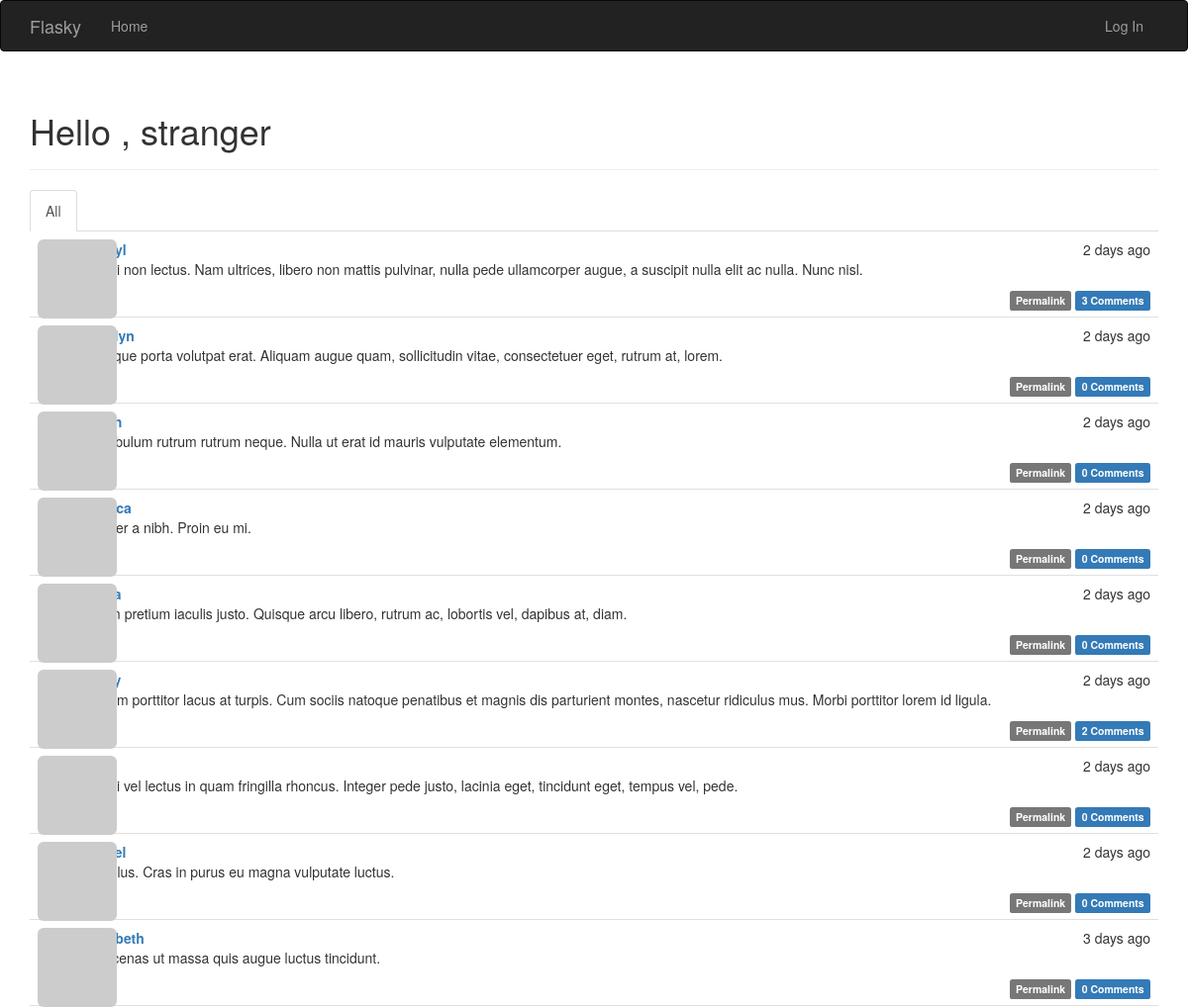
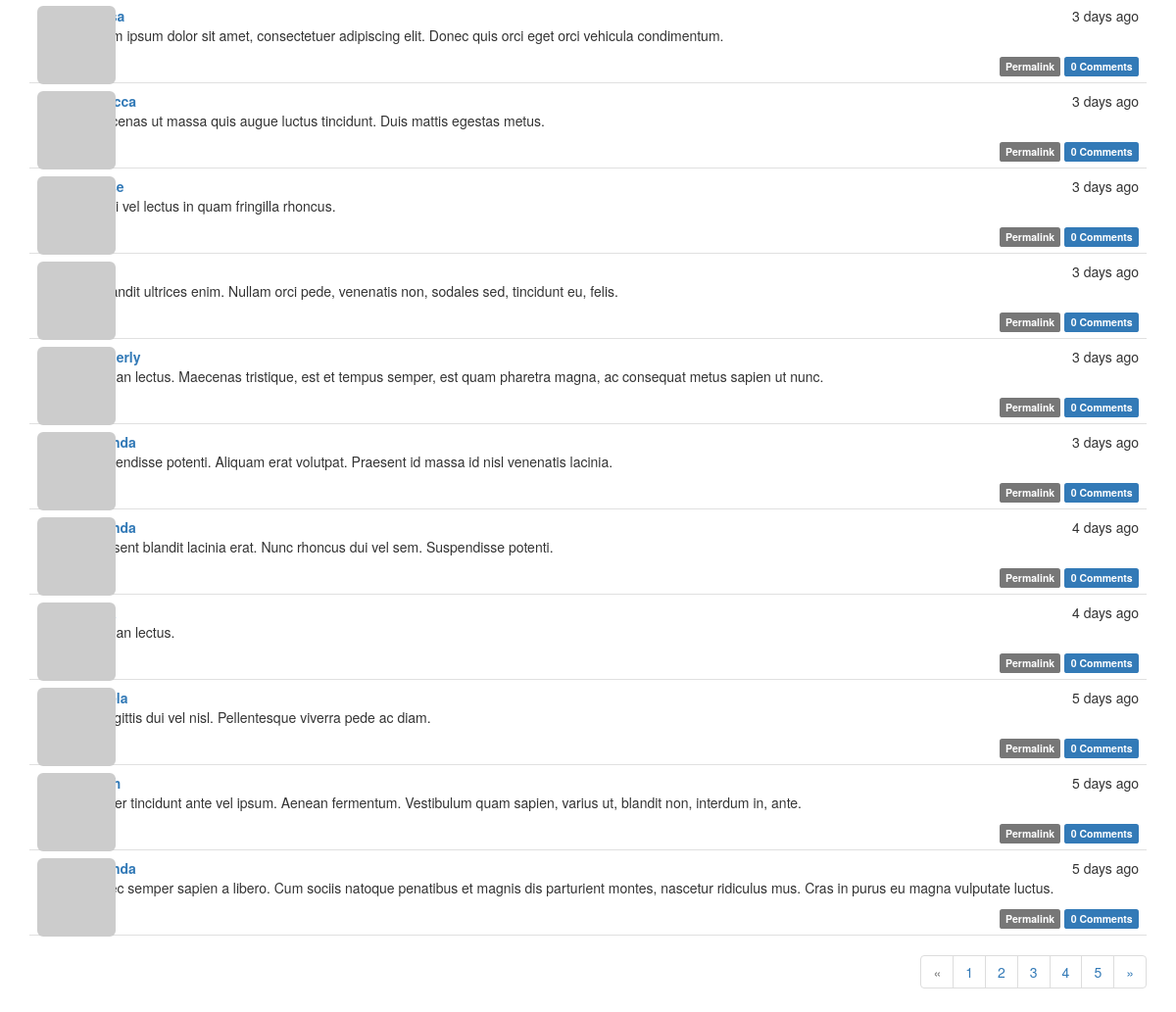
The page / on the database its author committed (2 pictures, top to bottom).
### app/models.py (models this page shows, shortened)
class Post(db.Model):
    __tablename__ = 'posts'
    id = db.Column(db.Integer, primary_key=True)
    body = db.Column(db.Text)
    timestamp = db.Column(db.DateTime, index=True,default=datetime.utcnow)
    author_id = db.Column(db.Integer, db.ForeignKey('users.id'))
    body_html = db.Column(db.Text)
    comments = db.relationship('Comment', backref='post', lazy='dynamic')

### app/main/views.py (the view)
@main.route('/', methods=['GET', 'POST'])
def index():
    form = PostForm()
    if current_user.can(Permission.WRITE) and form.validate_on_submit():
        post = Post(body=form.body.data, author=current_user._get_current_object())
        db.session.add(post)
        return redirect(url_for('.index'))
    show_folowed = False
    if current_user.is_authenticated:
        show_folowed = bool(request.cookies.get('show_followed', ''))
    if show_folowed:
        query = current_user.followed_posts
    else:
        query = Post.query
    page = request.args.get('page', 1, type=int)
    pagination = query.order_by(Post.timestamp.desc()).paginate(
        page, per_page=current_app.config['FLASKY_POSTS_PER_PAGE'], error_out=False
    )
    posts = pagination.items
    return render_template('index.html', form=form, posts=posts, show_folowed=show_folowed,
                           pagination=pagination)

### app/auth/views.py (called while the page is built)
@auth.before_app_request
def before_request():
    if current_user.is_authenticated:
        current_user.ping()
        if not current_user.confirmed and request.endpoint[:5] != 'auth.':
            return redirect(url_for('auth.unconfirmed'))

### app/main/__init__.py (called while the page is built)
@main.app_context_processor
def inject_permissions():
    return dict(Permission=Permission)

### app/main/views.py (called while the page is built)
@main.after_app_request
def after_request(response):
    for query in get_debug_queries():
        if query.duration >= current_app.config['FLASKY_SLOW_DB_QUERY_TIME']:
            current_app.logger.warning('Slow query:%s\nParaments:%s\nDuration:%fs\nContext:%s\n' % (
                query.statement, query.parameters, query.duration, query.context))
    return response

### app/models.py (called while the page is built)
    def gravatar(self, size=100, default='identicon', rating='g'):
        if request.is_secure:
            url='https://secure.gravatar.com/avatar'
        else:
            url='http://www.gravatar.com/avatar'
        hash = self.avatar_hash or hashlib.md5(self.email.encode('utf-8')).hexdigest()
        return '{url}/{hash}?s={size}&d={default}&r={rating}'.format(
            url=url, hash=hash, size=size, default=default, rating=rating
        )

    def can(self, permissions):
        return False

    def is_administrator(self):
        return False

### app/templates/index.html (shortened to what this page needs)
{% extends "base.html" %}
{% import "bootstrap/wtf.html" as wtf %}
{% import "_macros.html" as macros %}
{% block page_content %}
<div class="page-header">
    <h1>Hello ,
        {% if current_user.is_authenticated %}
        {{current_user.username }}
        {% else %}stranger{% endif %}</h1>
</div>
<div class="post-tabs">
    <ul class="nav nav-tabs">
        <li{% if not show_followed %} class="active"{% endif %}><a href="{{ url_for('.show_all') }}">All</a></li>
    </ul>
    {% include '_posts.html' %}
</div>
{% if pagination %}
<div class="pagination">
    {{ macros.pagination_widget(pagination, '.index') }}
</div>
{% endif %}
{% endblock %}

### app/templates/_posts.html (shortened to what this page needs)
<ul class="posts">
    {% for post in posts %}
    <li class="post">
        <div class="post-thumbnail">
            <a href="{{ url_for('.user', username=post.author.username) }}">
                <img class="img-rounded profile-thumbnail"
                     src="{{ post.author.gravatar(size=40) }}">
            </a>
        </div>
        <div class="post-content">
            <div class="post-date">{{ moment(post.timestamp).fromNow() }}</div>
            <div class="post-author"><a href="{{ url_for('.user',username=post.author.username) }}">
                {{ post.author.username }}</a></div>
            <div class="post-body">
                {% if post.body_html %}
                {{ post.body_html | safe}}
                {%else %}
                {{ post.body }}{% endif %}</div>
            <div class="post-footer">
                <a href="{{url_for('.post', id=post.id) }}">
                    <span class="label label-default">Permalink</span>
                </a>
                <a href="{{ url_for('.post', id=post.id) }}#comments">
                    <span class="label label-primary">{{ post.comments.count() }} Comments</span>
                </a>
            </div>
        </div>
    </li>
    {% endfor %}
</ul>

### app/static/styles.css (style rules this page uses)
.profile-thumbnail { position: absolute; }
div.post-tabs { margin-top: 16px; }
ul.posts { list-style-type: none; padding: 0px; margin: 16px 0px 0px 0px; border-top: 1px solid #e0e0e0; }
div.post-tabs ul.posts { margin: 0px; border-top: none; }
ul.posts li.post { padding: 8px; border-bottom: 1px solid #e0e0e0; }
div.post-date { float: right; }
div.post-author { font-weight: bold; }
div.post-thumbnail { position: absolute; }
div.post-content { margin-left: 48px; min-height: 48px; }
div.post-footer { text-align: right; }
div.pagination { width: 100%; text-align: right; padding: 0px; margin: 0px; }

### rows shown on the page
Post: timestamp "2 days ago", body_html "Morbi non lectus. Nam ultrices, libero non mattis pulvinar, nulla pede ullamcorper augue, a suscipit nulla elit ac nulla. Nunc nisl.", comments.count "3"
Post: timestamp "2 days ago", body_html "Quisque porta volutpat erat. Aliquam augue quam, sollicitudin vitae, consectetuer eget, rutrum at, lorem.", comments.count "0"
Post: timestamp "2 days ago", body_html "Vestibulum rutrum rutrum neque. Nulla ut erat id mauris vulputate elementum.", comments.count "0"
Post: timestamp "2 days ago", body_html "Integer a nibh. Proin eu mi.", comments.count "0"
Post: timestamp "2 days ago", body_html "Etiam pretium iaculis justo. Quisque arcu libero, rutrum ac, lobortis vel, dapibus at, diam.", comments.count "0"
Post: timestamp "2 days ago", body_html "Nullam porttitor lacus at turpis. Cum sociis natoque penatibus et magnis dis parturient montes, nascetur ridiculus mus. Morbi porttitor lorem id ligula.", comments.count "2"
Post: timestamp "2 days ago", body_html "Morbi vel lectus in quam fringilla rhoncus. Integer pede justo, lacinia eget, tincidunt eget, tempus vel, pede.", comments.count "0"
Post: timestamp "2 days ago", body_html "Ut tellus. Cras in purus eu magna vulputate luctus.", comments.count "0"
Post: timestamp "3 days ago", body_html "Maecenas ut massa quis augue luctus tincidunt.", comments.count "0"
Post: timestamp "3 days ago", body_html "Lorem ipsum dolor sit amet, consectetuer adipiscing elit. Donec quis orci eget orci vehicula condimentum.", comments.count "0"
Post: timestamp "3 days ago", body_html "Maecenas ut massa quis augue luctus tincidunt. Duis mattis egestas metus.", comments.count "0"
Post: timestamp "3 days ago", body_html "Morbi vel lectus in quam fringilla rhoncus.", comments.count "0"
Post: timestamp "3 days ago", body_html "In blandit ultrices enim. Nullam orci pede, venenatis non, sodales sed, tincidunt eu, felis.", comments.count "0"
Post: timestamp "3 days ago", body_html "Aenean lectus. Maecenas tristique, est et tempus semper, est quam pharetra magna, ac consequat metus sapien ut nunc.", comments.count "0"
Post: timestamp "3 days ago", body_html "Suspendisse potenti. Aliquam erat volutpat. Praesent id massa id nisl venenatis lacinia.", comments.count "0"
Post: timestamp "4 days ago", body_html "Praesent blandit lacinia erat. Nunc rhoncus dui vel sem. Suspendisse potenti.", comments.count "0"
Post: timestamp "4 days ago", body_html "Aenean lectus.", comments.count "0"
Post: timestamp "5 days ago", body_html "In sagittis dui vel nisl. Pellentesque viverra pede ac diam.", comments.count "0"
Post: timestamp "5 days ago", body_html "Integer tincidunt ante vel ipsum. Aenean fermentum. Vestibulum quam sapien, varius ut, blandit non, interdum in, ante.", comments.count "0"
Post: timestamp "5 days ago", body_html "Donec semper sapien a libero. Cum sociis natoque penatibus et magnis dis parturient montes, nascetur ridiculus mus. Cras in purus eu magna vulputate luctus.", comments.count "0"

### other values the page prints
{{ p }} "1"
{{ p }} "2" "3" "4" "5"
